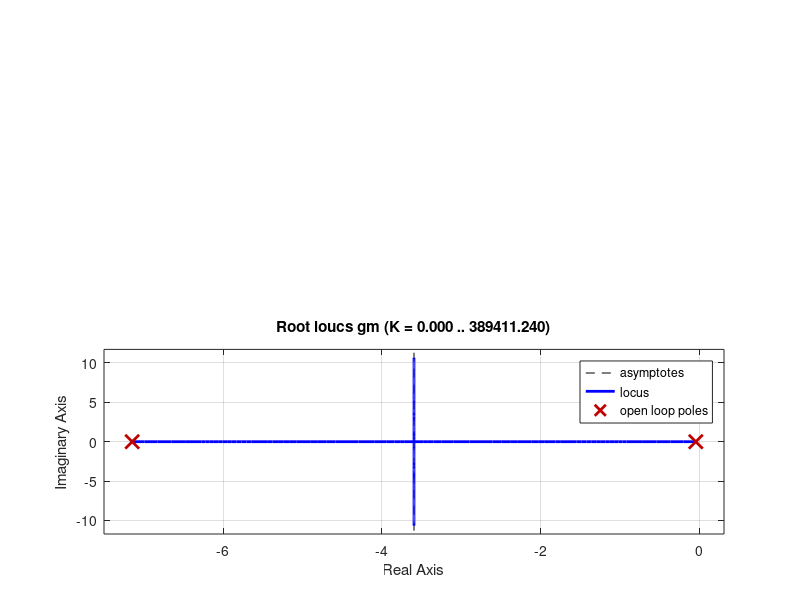
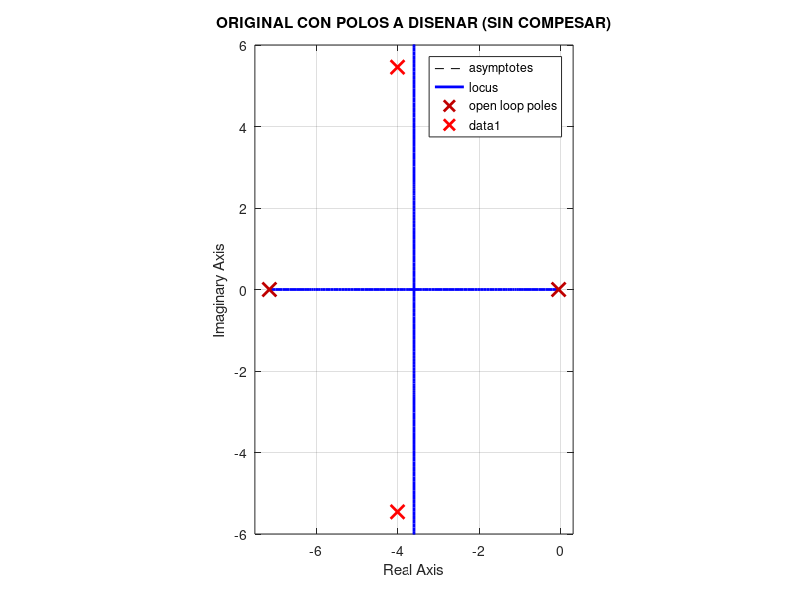
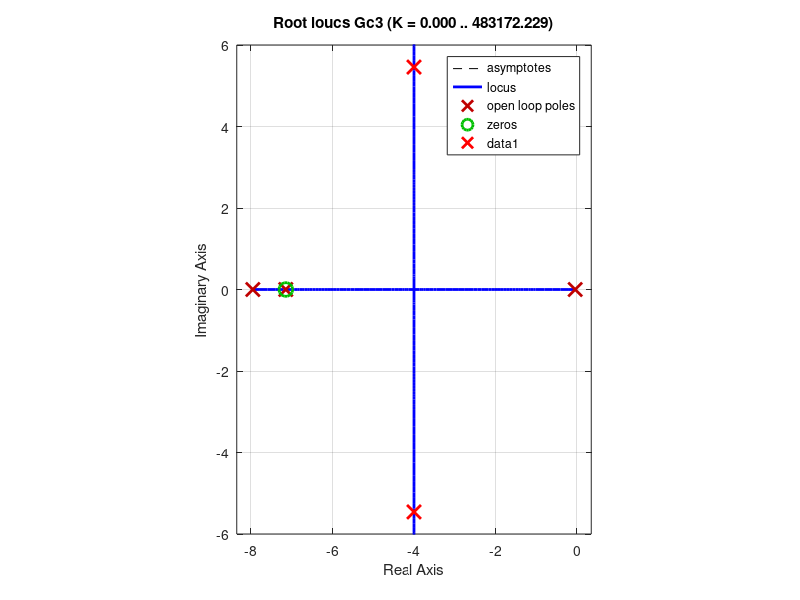
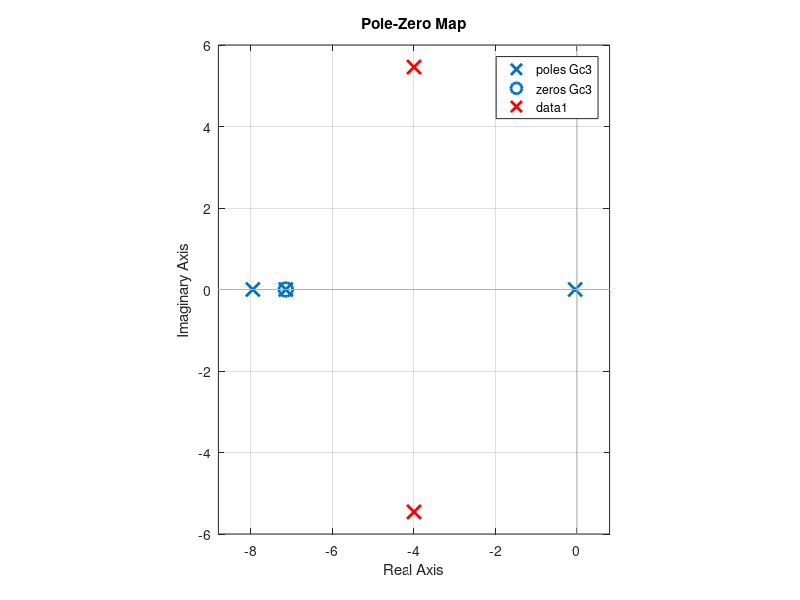

The MATLAB source for these figures, in order: (Note: this script raises an error after producing the figures.)
% Taller 8 de control moderno
%Autor: Ivan Jara
%Tema: Compkensador en adelanto
%%%%%%%%%%%%%%%%%%%%%%%%%%%%%%%%%%%%%%%%%%%%%%%%%%%%%%%%
clc;clear all;close all;

%% funcion manual de transferencia
Ra=0.635;
La=0.0883;
Ki=9.43;
Kb=1010;
Jm=330*10^3;
Bm=1*10^-3;

numm=[Ki/(La*Jm)];
denm=[1 ((Bm/Jm)+(Ra/La)) ((Ra*Bm)+(Ki*Kb))/(La*Jm)];

gm=tf(numm,denm);

%% raices denominador de la funcion de transferencia
roots(denm);
%% figura 1 step y locus original
figure();
subplot(2,1,1)
step(gm)
subplot(2,1,2)
rlocus(gm)
%% compensacion de modelo diseno mp=10% y tss=1s; cera=? y wn=?
Mpd=0.1;
tssd=1;
cerac=(log(1/Mpd))/(sqrt(pi^2+(log(1/Mpd))^2));
wnc=4/(tssd*cerac);

% raices s de parametro

rsd12=roots([1 2*cerac*wnc wnc^2]);

%% figura 2 2.2 polos objetivo
figure()
rlocus(gm)
hold on;
title('ORIGINAL CON POLOS A DISENAR (SIN COMPESAR)');
plot(real(rsd12), imag(rsd12), 'rx', 'MarkerSize', 10, 'LineWidth', 2);
axis equal;
ylim([-6 6]);



%% DISENO COMPENSADOR (delantado)
% 1 asumo ec de compensador
Kc=1;
p=1;
z=1;
s=tf('s');
Gc=Kc*((s+z)/(s+p));

m=(5.4575-0)/(-4-(0.0457));
teta1=180+rad2deg(atan(m));% trandformar a gradientes
teta4=180-teta1;

%compolnete real de polo nuevo
x=-4-((5.4575)/(atan(teta4)));

pc=-7.9543;
zc=-7.1457;

Gc2=Kc*((s-zc)/(s-pc));
Gc3=series(Gc2,gm);
figure()
rlocus(Gc3)
hold on
plot(real(rsd12), imag(rsd12), 'rx', 'MarkerSize', 10, 'LineWidth', 2);
axis equal;
ylim([-6 6]);

figure
pzmap(Gc3)
hold on
plot(real(rsd12), imag(rsd12), 'rx', 'MarkerSize', 10, 'LineWidth', 2);
axis equal;
ylim([-6 6]);
%% haalar Kc
Gt=1/(Gc3*1010);
ss=-4 + 1j*5.4575;
mkc=abs(evalfr(Gt,ss));
%% compensado
figure()
gcomp=feedback(mkc*Gc3,1010);

subplot(2,1,1)
step(gcomp)
hold on;
step(gm)
subplot(2,1,2)
rlocus(gcomp)

%% evalfr Kc+?
figure()
step(gcomp)
grid minor
%% eval fr por proceso
% Obtener la respuesta al escalón

[y,t] = step(gcomp);

% Estado estable (último valor)
y_ss = y(end);

% Encontrar el sobreimpulso máximo (Mp)
[max_val, idx_max] = max(y);
Mp_calc = ((max_val - y_ss) / y_ss) * 100;
t_pico = t(idx_max); % Tiempo correspondiente al pico

% Encontrar el valor en tss = 1s
idx_tss = find(t >= 1, 1, 'first');
valor_tss = y(idx_tss);
t_tss = t(idx_tss); % Tiempo correspondiente a tss

% Graficar la respuesta y marcar los puntos
figure()
step(gcomp)
grid minor
hold on

% Marcar el sobreimpulso
plot(t_pico, max_val, 'ro', 'MarkerSize', 10, 'LineWidth', 2);
plot(t_tss, valor_tss, 'mo', 'MarkerSize', 10, 'LineWidth', 2);

% Agregar leyenda con coordenadas completas
legend({
    sprintf('Mp = %.2f%% en (%.3f, %.5f)', Mp_calc, t_pico, max_val),
    sprintf('tss = 1s en (%.3f, %.5f)', t_tss, valor_tss)
}, 'Location', 'best');

% Mostrar coordenadas en la terminal
disp(['Sobreimpulso calculado (Mp): ', num2str(Mp_calc), '%']);
disp(['Coordenadas del pico: (', num2str(t_pico), ', ', num2str(max_val), ')']);
disp(['Coordenadas en tss = 1s: (', num2str(t_tss), ', ', num2str(valor_tss), ')']);
